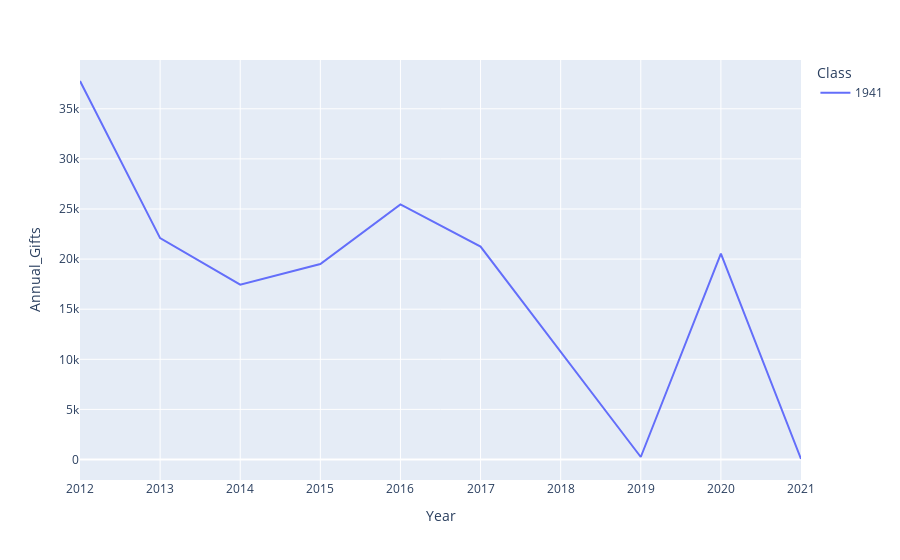

The notebook cell this image was saved under:
### Code cell
# plot a line chart of classYear = "1941" 
classYear = "1941"
fig = px.line(df[df['Class'] == classYear], x="Year", y="Annual_Gifts", color="Class")
fig.show()

### Figure 1 — Plotly figure (JSON) as saved in the notebook; plotly's stock layout.template omitted (floating-point values rounded to 4 significant figures)
{"data": [{"hovertemplate": "Class=1941<br>Year=%{x}<br>Annual_Gifts=%{y}<extra></extra>", "legendgroup": "1941", "line": {"color": "#636efa", "dash": "solid"}, "marker": {"symbol": "circle"}, "mode": "lines", "name": "1941", "orientation": "v", "showlegend": true, "type": "scatter", "x": [2021, 2020, 2019, 2017, 2016, 2015, 2014, 2013, 2012], "xaxis": "x", "y": [50, 20550, 250, 21251, 25465, 19507, 17451, 22097, 37774], "yaxis": "y"}], "layout": {"legend": {"title": {"text": "Class"}, "tracegroupgap": 0}, "margin": {"t": 60}, "xaxis": {"anchor": "y", "domain": [0, 1], "title": {"text": "Year"}}, "yaxis": {"anchor": "x", "domain": [0, 1], "title": {"text": "Annual_Gifts"}}}}
